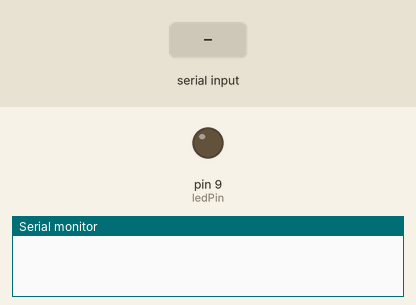
The sketch below on a simulated Arduino Uno, built with avr-gcc and run on an emulated ATmega328P. On the bench: output pins drawn as LEDs (lit = HIGH), the last lines printed to the serial monitor. The test bench sets the inputs (shaded band).

Above: at 1.2 s.
1.3 s: "H" received over Serial
At 2.5 s:
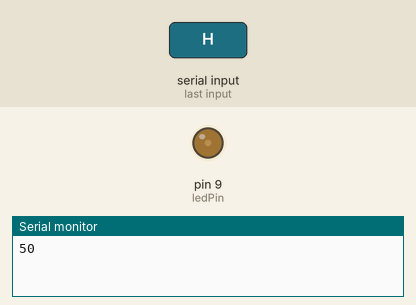
2.8 s: "H" received over Serial
At 3.8 s:
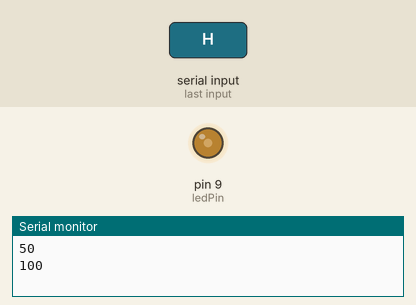
4.3 s: "L" received over Serial
At 4.9 s:
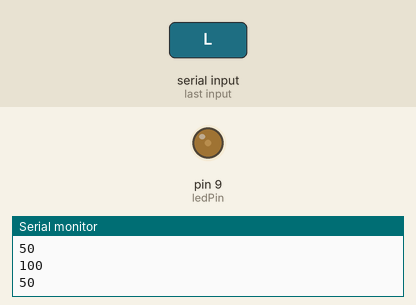
Timing chart, 0 to 7.3 s (numbered marks = the images above; inputs shaded):
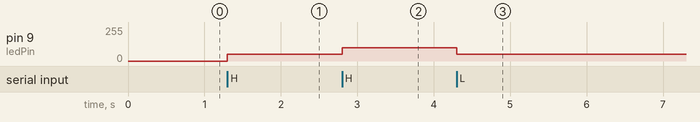

The sketch:

sketch_jan14a.ino
```cpp
const int ledPin = 9;
int brightness = 0;
int fadeAmount = 50;


void setup() {
    pinMode(ledPin, OUTPUT);
    Serial.begin(9600);
}

void loop() {
    if(Serial.available()){
        char serialListener = Serial.read();
        if(serialListener == 'H'){
             brightness = brightness + fadeAmount;
             if (brightness > 255) {
                brightness = 255;
             }
        }

        if(serialListener == 'L'){
            brightness = brightness + -fadeAmount;
            if (brightness < 0) {
                brightness = 0;
            }
        }
        analogWrite(ledPin, brightness);
        Serial.println(brightness);
        Serial.flush();
    }
}
```

Measured:
- after the input at 1.3 s, pin 9 (ledPin): 0/255 → 50/255 at once
- after the input at 2.8 s, pin 9 (ledPin): 50/255 → 100/255 at once
- after the input at 4.3 s, pin 9 (ledPin): 100/255 → 50/255 at once
